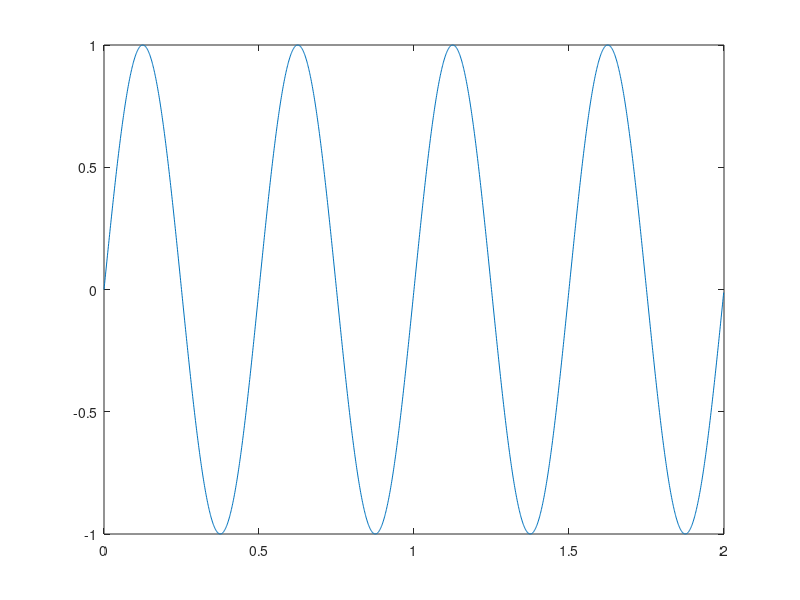

Reproduce this figure in MATLAB.
% This program simulates the frequency steps included in the SFCW radar.
% The purpose of this is to better understand the functionality of the SFCW
% radar

bandwidth = 1;
fstart = 1;
fend = fstart+bandwidth;
freqsteps = 2;
stepsize = bandwidth/freqsteps;

fs = 1000;
dt = 1/fs;
StopTime = 2;
t = (0:dt:StopTime - dt);

for i = 0:1:freqsteps
   freq = fstart + i*stepsize;
   x = sin(2*pi*t*freq);

   figure(1)
   plot(t,x)
end